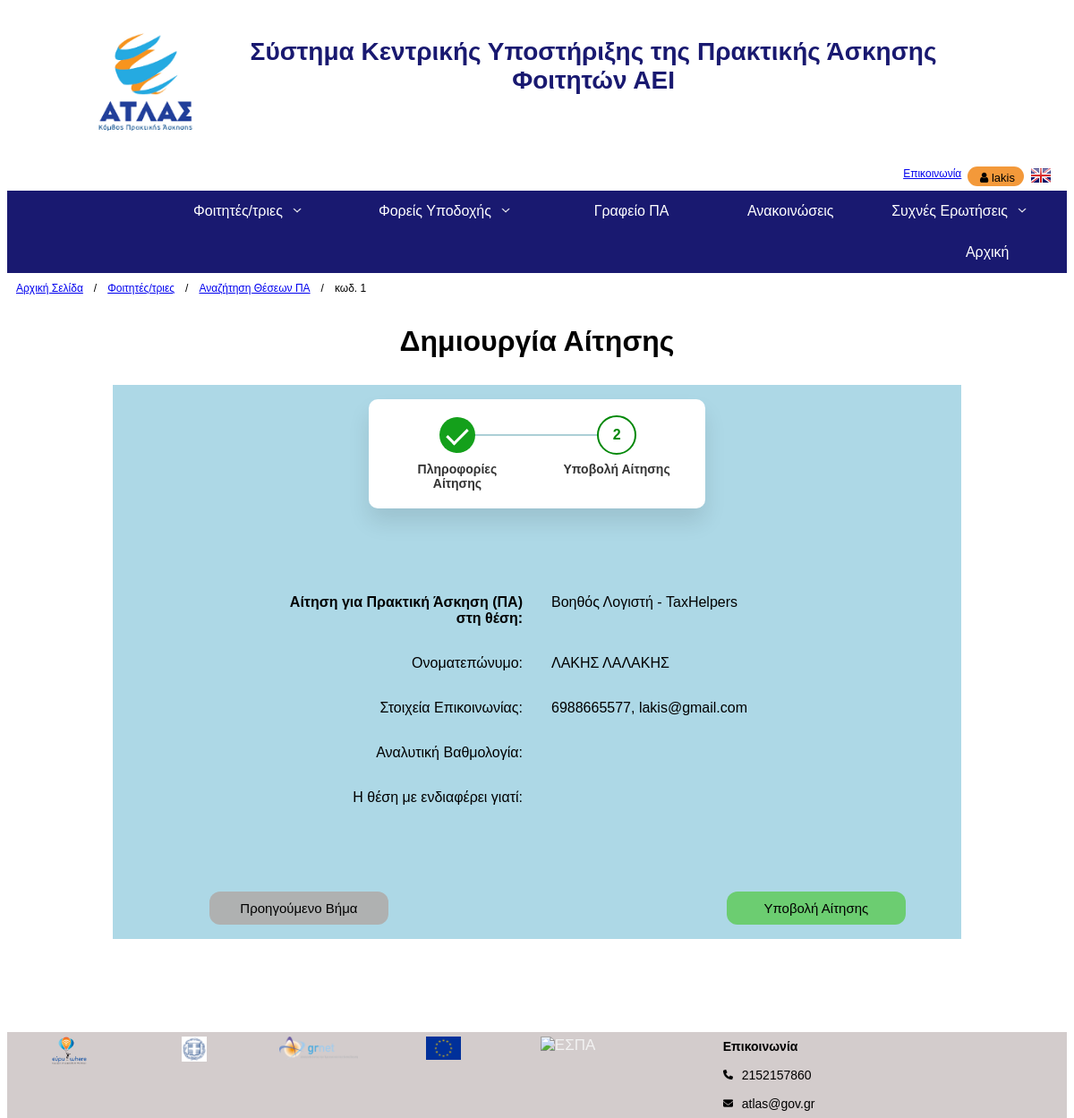
The app's page /php/create_application_2.php?id=1 (signed in) with its own data.
### tables this page shows
CREATE TABLE `ad` (
  `id` int NOT NULL,
  `title` varchar(45) DEFAULT NULL,
  `type` enum('Πλήρης','Μερική', '') DEFAULT NULL,
  `duration` enum('3','6', '') DEFAULT NULL,
  `start` date DEFAULT NULL,
  `espa` enum('Με ΕΣΠΑ','Χωρίς ΕΣΠΑ', '') DEFAULT NULL,
  `salary` double DEFAULT NULL,
  `shift_start` time DEFAULT NULL,
  `shift_end` time DEFAULT NULL,
  `no_of_vacancies` int DEFAULT NULL,
  `job_description` varchar(500) DEFAULT NULL,
  `required_qualification` varchar(500) DEFAULT NULL,
  `wanted_qualification` varchar(500) DEFAULT NULL,
  `company_offers` varchar(500) DEFAULT NULL,
  `deleted` tinyint NOT NULL DEFAULT '0',
  `state` varchar(45) NOT NULL,
  `date` date NOT NULL,
  `company_id` int NOT NULL,
  `object` varchar(45) DEFAULT NULL
);

CREATE TABLE `company` (
  `id` int NOT NULL,
  `identity_card` varchar(45) NOT NULL,
  `company_name` varchar(45) NOT NULL,
  `address` varchar(45) NOT NULL,
  `address_number` int NOT NULL,
  `zip_code` int NOT NULL,
  `country` varchar(45) NOT NULL,
  `site` varchar(45) NOT NULL,
  `activity_field` varchar(45) NOT NULL,
  `type` enum('public','private','NGO','other') NOT NULL,
  `VAT` varchar(45) NOT NULL,
  `tax_office` varchar(45) NOT NULL,
  `company_email` varchar(45) NOT NULL,
  `company_phone` varchar(45) NOT NULL,
  `rating` double NOT NULL DEFAULT '0',
  `municipality_id` int NOT NULL,
  `user_id` int NOT NULL
);

CREATE TABLE `user` (
  `id` int NOT NULL,
  `username` varchar(45) NOT NULL,
  `firstname` varchar(45) NOT NULL,
  `surname` varchar(45) NOT NULL,
  `password` varchar(45) NOT NULL,
  `email` varchar(45) NOT NULL,
  `phone` varchar(45) NOT NULL,
  `type` enum('student','company') NOT NULL
);

### php/create_application_2.php (the view, shortened to what this page needs)
<?php
    require_once 'database.php';
    $conn = new mysqli($hn, $un, $pw, $db);
    if (isset($_GET["id"])) {
        $id = $_GET["id"];
        $sql = "SELECT a.title, c.company_name FROM ad a, company c WHERE (a.id = $id) AND (a.company_id = c.id)";
        $result = mysqli_query($conn, $sql);
        $row = mysqli_fetch_array($result);
    }
    $username = $_SESSION['username'];
    $sql2 = "SELECT u.id, u.firstname, u.surname, u.phone, u.email FROM user u WHERE (u.username = '$username')";
    $result2 = mysqli_query($conn, $sql2);
    $stud = mysqli_fetch_array($result2);
?>
<!doctype html>
<html lang="el">
    <head>
        <link rel="stylesheet" href="../css/create_application_2.css">
    </head>
    <body>
        <?php
            include 'top_base.php';
        ?>
        <?php
            include 'nav_bar.php';
        ?>
        <div>
            <div style="font-size: 12px; float: left; margin: 10px;"><a href="index.php">Αρχική Σελίδα </a></div>
            <div style="font-size: 12px; float: left; margin: 10px; margin-left: 2px; margin-right: 2px;">/</div>
            <div style="font-size: 12px; float: left; margin: 10px;"><a href="students.php">Φοιτητές/τριες</a></div>
            <div style="font-size: 12px; float: left; margin: 10px; margin-left: 2px; margin-right: 2px;">/</div>
            <div style="font-size: 12px; float: left; margin: 10px;"><a href="search.php">Αναζήτηση Θέσεων ΠΑ</a></div>
            <div style="font-size: 12px; float: left; margin: 10px; margin-left: 2px; margin-right: 2px;">/</div>
            <div style="font-size: 12px; float: left; margin: 10px;">κωδ. <?php echo $id?></div>
        </div>
        <br><br>
        <h1 style="text-align: center">Δημιουργία Αίτησης</h1>
            <div class="wrapper">
                    <section class="step-wizard">
                        <ul class="step-wizard-list">
                            <li class="step-wizard-item">
                                <span class="progress-count">1</span>
                                <span class="progress-label">Πληροφορίες Αίτησης</span>
                            </li>
                            <li class="step-wizard-item current-item">
                                <span class="progress-count">2</span>
                                <span class="progress-label">Υποβολή Αίτησης</span>
                            </li>
                        </ul>
                    </section>
                <div class="nested">
                    <div style="text-align:right"><b>Αίτηση για Πρακτική Άσκηση (ΠΑ) στη θέση:</b></div>
                    <div><?php echo $row['title']?> - <?php echo $row['company_name']?></div>
                    <div class="list" style="text-align:right">Ονοματεπώνυμο:</div>
                    <div><?php echo $stud['firstname'] . "  " . $stud['surname'];?></div>
                    <div class="list" style="text-align:right">Στοιχεία Επικοινωνίας:</div>
                    <div><?php echo $stud['phone']. ", " . $stud['email'];?></div>
                    <div class="list" style="text-align:right">Αναλυτική Βαθμολογία:</div>
                    <div><?php echo $_SESSION['saved_info']['file_name'];?></div>
                    <div class="list" style="text-align:right">Η θέση με ενδιαφέρει γιατί:</div>
                    <div style="white-space: pre-wrap"><?php echo str_ireplace("\\r\\n", "\r\n", $_SESSION['saved_info']['reasons']);?></div>
                </div>
                <form action="" method="post">
                    <div><button class="btn1" type="button" onclick="location.href='create_application.php?id=<?php echo $id; ?>'" style="float: left; background-color: #afb1b1;">Προηγούμενο Βήμα</button>
                        <button name="submit_btn" type="submit" class="btn1" style="float: right; background-color: #6ccd71;">Υποβολή Αίτησης</button>
                    </div>
                </form>
            </div>
            <br><br><br>
        <?php
            include 'bottom_base.php';
        ?>
      </body>
</html>

### css/create_application_2.css (style rules this page uses)
.wrapper { display: grid; margin: 30px; margin-left: 10%; margin-right: 10%; text-align: left; grid-template-columns: repeat(1, 1fr); grid-gap: 3em; grid-auto-rows: minmax(10px, auto); background-color: lightblue; }
.wrapper > div { color: black; padding: 1em; }
.nested { display: grid; grid-auto-rows: minmax(10px, auto); grid-template-columns: 1fr 1fr; margin-left: 15%; margin-right: 15%; }
.nested > div { padding: 1em; }
.wrapper > form > div > .btn1 { width: 200px; background-color: #f3993a; border: none; padding: 10px 15px; text-align: center; text-decoration: none; display: inline-block; font-size: 15px; margin-left: 10%; margin-right: 5%; cursor: pointer; border-radius: 12px; }
.wrapper > form { color: black; padding: 1em; }
.list { margin-left: 25%; }
.step-wizard { display: flex; justify-content: center; align-items: center; }
.step-wizard-list { background: #fff; box-shadow: 0 15px 25px rgba(0,0,0,0.1); color: #333; list-style-type: none; border-radius: 10px; display: flex; padding: 20px 10px; position: relative; z-index: 10; }
.step-wizard-item { padding: 0 20px; flex-basis: 0; -webkit-box-flex: 1; -ms-flex-positive:1; flex-grow: 1; max-width: 100%; display: flex; flex-direction: column; text-align: center; min-width: 170px; position: relative; }
.step-wizard-item + .step-wizard-item:after { content: ""; position: absolute; left: 0; top: 19px; background: #accfd6; width: 100%; height: 2px; transform: translateX(-50%); z-index: -10; }
.progress-count { height: 40px; width:40px; display: flex; align-items: center; justify-content: center; border-radius: 50%; font-weight: 600; margin: 0 auto; position: relative; z-index:10; color: transparent; }
.progress-count:after { content: ""; height: 40px; width: 40px; background: #14a01b; position: absolute; left: 50%; top: 50%; transform: translate(-50%, -50%); border-radius: 50%; z-index: -10; }
.progress-count:before { content: ""; height: 10px; width: 20px; border-left: 3px solid #fff; border-bottom: 3px solid #fff; position: absolute; left: 50%; top: 50%; transform: translate(-50%, -60%) rotate(-45deg); transform-origin: center center; }
.progress-label { font-size: 14px; font-weight: 600; margin-top: 10px; }
.current-item .progress-count:before, .current-item ~ .step-wizard-item .progress-count:before { display: none; }
.current-item .progress-count:after { background: #fff; border: 2px solid #008807; }
.current-item .progress-count { color: #008807; }

### css/base.css (style rules this page uses)
* { font-family: sans-serif; box-sizing: border-box; }

### records on screen
ad: title "Βοηθός Λογιστή", company.company_name "TaxHelpers"
user: firstname "ΛΑΚΗΣ", surname "ΛΑΛΑΚΗΣ", phone "6988665577", email "lakis@gmail.com"

### other values on screen
$_SESSION['username'] "lakis"
$id "1"
